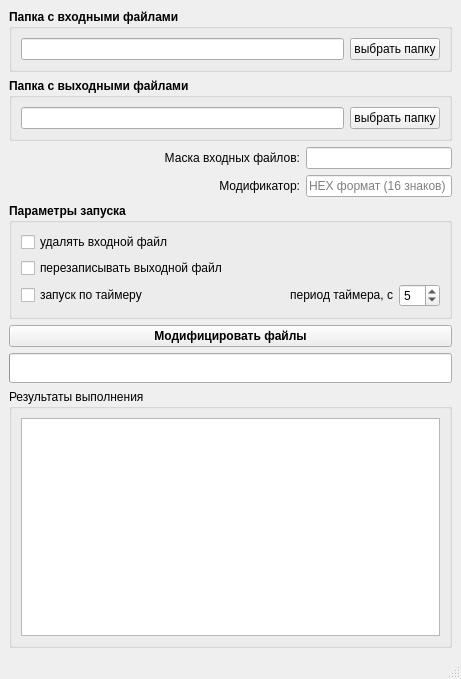
<?xml version="1.0" encoding="UTF-8"?>
<ui version="4.0">
 <class>MainWindow</class>
 <widget class="QMainWindow" name="MainWindow">
  <property name="geometry">
   <rect>
    <x>0</x>
    <y>0</y>
    <width>461</width>
    <height>679</height>
   </rect>
  </property>
  <property name="windowTitle">
   <string>MainWindow</string>
  </property>
  <widget class="QWidget" name="centralwidget">
   <layout class="QVBoxLayout" name="verticalLayout_2">
    <item>
     <layout class="QVBoxLayout" name="verticalLayout" stretch="10,10,20,20,10,12,50">
      <item>
       <widget class="QGroupBox" name="gb_input_path">
        <property name="font">
         <font>
          <bold>true</bold>
         </font>
        </property>
        <property name="title">
         <string>Папка с входными файлами</string>
        </property>
        <layout class="QHBoxLayout" name="horizontalLayout">
         <item>
          <widget class="QLineEdit" name="le_input_dir">
           <property name="enabled">
            <bool>true</bool>
           </property>
           <property name="font">
            <font>
             <bold>false</bold>
            </font>
           </property>
           <property name="readOnly">
            <bool>false</bool>
           </property>
          </widget>
         </item>
         <item>
          <widget class="QPushButton" name="pb_browse_input">
           <property name="sizePolicy">
            <sizepolicy hsizetype="Preferred" vsizetype="Fixed">
             <horstretch>0</horstretch>
             <verstretch>0</verstretch>
            </sizepolicy>
           </property>
           <property name="font">
            <font>
             <bold>false</bold>
            </font>
           </property>
           <property name="text">
            <string>выбрать папку</string>
           </property>
          </widget>
         </item>
        </layout>
       </widget>
      </item>
      <item>
       <widget class="QGroupBox" name="gb_output_path">
        <property name="font">
         <font>
          <bold>true</bold>
         </font>
        </property>
        <property name="title">
         <string>Папка с выходными файлами</string>
        </property>
        <layout class="QHBoxLayout" name="horizontalLayout_2">
         <item>
          <widget class="QLineEdit" name="le_output_path">
           <property name="enabled">
            <bool>true</bool>
           </property>
           <property name="font">
            <font>
             <bold>false</bold>
            </font>
           </property>
           <property name="readOnly">
            <bool>false</bool>
           </property>
          </widget>
         </item>
         <item>
          <widget class="QPushButton" name="pb_browse_output">
           <property name="sizePolicy">
            <sizepolicy hsizetype="Preferred" vsizetype="Fixed">
             <horstretch>0</horstretch>
             <verstretch>0</verstretch>
            </sizepolicy>
           </property>
           <property name="font">
            <font>
             <bold>false</bold>
            </font>
           </property>
           <property name="text">
            <string>выбрать папку</string>
           </property>
          </widget>
         </item>
        </layout>
       </widget>
      </item>
      <item>
       <layout class="QGridLayout" name="gridLayout" columnstretch="2,1">
        <item row="0" column="0">
         <widget class="QLabel" name="lbl_input_mask">
          <property name="text">
           <string>Маска входных файлов:</string>
          </property>
          <property name="alignment">
           <set>Qt::AlignmentFlag::AlignRight|Qt::AlignmentFlag::AlignTrailing|Qt::AlignmentFlag::AlignVCenter</set>
          </property>
         </widget>
        </item>
        <item row="1" column="0">
         <widget class="QLabel" name="lbl_modifier">
          <property name="text">
           <string>Модификатор:</string>
          </property>
          <property name="alignment">
           <set>Qt::AlignmentFlag::AlignRight|Qt::AlignmentFlag::AlignTrailing|Qt::AlignmentFlag::AlignVCenter</set>
          </property>
         </widget>
        </item>
        <item row="0" column="1">
         <widget class="QLineEdit" name="le_input_mask">
          <property name="sizePolicy">
           <sizepolicy hsizetype="Preferred" vsizetype="Fixed">
            <horstretch>0</horstretch>
            <verstretch>0</verstretch>
           </sizepolicy>
          </property>
         </widget>
        </item>
        <item row="1" column="1">
         <widget class="QLineEdit" name="le_modifier">
          <property name="sizePolicy">
           <sizepolicy hsizetype="Preferred" vsizetype="Fixed">
            <horstretch>0</horstretch>
            <verstretch>0</verstretch>
           </sizepolicy>
          </property>
          <property name="inputMask">
           <string/>
          </property>
          <property name="maxLength">
           <number>16</number>
          </property>
          <property name="placeholderText">
           <string>HEX формат (16 знаков)</string>
          </property>
         </widget>
        </item>
       </layout>
      </item>
      <item>
       <widget class="QGroupBox" name="gb_launch_par">
        <property name="font">
         <font>
          <bold>true</bold>
         </font>
        </property>
        <property name="title">
         <string>Параметры запуска</string>
        </property>
        <layout class="QGridLayout" name="gridLayout_2">
         <item row="1" column="0">
          <widget class="QCheckBox" name="cbx_overwrite">
           <property name="font">
            <font>
             <bold>false</bold>
            </font>
           </property>
           <property name="text">
            <string>перезаписывать выходной файл</string>
           </property>
          </widget>
         </item>
         <item row="2" column="0">
          <widget class="QCheckBox" name="cbx_timer">
           <property name="font">
            <font>
             <bold>false</bold>
            </font>
           </property>
           <property name="text">
            <string>запуск по таймеру</string>
           </property>
          </widget>
         </item>
         <item row="0" column="0">
          <widget class="QCheckBox" name="cbx_delete">
           <property name="font">
            <font>
             <bold>false</bold>
            </font>
           </property>
           <property name="text">
            <string>удалять входной файл</string>
           </property>
          </widget>
         </item>
         <item row="2" column="2">
          <widget class="QSpinBox" name="sbx_timer_period">
           <property name="sizePolicy">
            <sizepolicy hsizetype="Preferred" vsizetype="Fixed">
             <horstretch>0</horstretch>
             <verstretch>0</verstretch>
            </sizepolicy>
           </property>
           <property name="font">
            <font>
             <bold>false</bold>
            </font>
           </property>
           <property name="value">
            <number>5</number>
           </property>
          </widget>
         </item>
         <item row="2" column="1">
          <widget class="QLabel" name="lbl_timer_period">
           <property name="sizePolicy">
            <sizepolicy hsizetype="Expanding" vsizetype="Fixed">
             <horstretch>0</horstretch>
             <verstretch>0</verstretch>
            </sizepolicy>
           </property>
           <property name="font">
            <font>
             <bold>false</bold>
            </font>
           </property>
           <property name="text">
            <string>период таймера, с</string>
           </property>
           <property name="alignment">
            <set>Qt::AlignmentFlag::AlignRight|Qt::AlignmentFlag::AlignTrailing|Qt::AlignmentFlag::AlignVCenter</set>
           </property>
          </widget>
         </item>
        </layout>
       </widget>
      </item>
      <item>
       <widget class="QPushButton" name="pb_modificate">
        <property name="font">
         <font>
          <bold>true</bold>
         </font>
        </property>
        <property name="text">
         <string>Модифицировать файлы</string>
        </property>
       </widget>
      </item>
      <item>
       <widget class="QProgressBar" name="pb_progress">
        <property name="sizePolicy">
         <sizepolicy hsizetype="Expanding" vsizetype="Fixed">
          <horstretch>0</horstretch>
          <verstretch>0</verstretch>
         </sizepolicy>
        </property>
        <property name="minimumSize">
         <size>
          <width>0</width>
          <height>30</height>
         </size>
        </property>
        <property name="baseSize">
         <size>
          <width>0</width>
          <height>30</height>
         </size>
        </property>
        <property name="value">
         <number>0</number>
        </property>
        <property name="alignment">
         <set>Qt::AlignmentFlag::AlignCenter</set>
        </property>
        <property name="textVisible">
         <bool>true</bool>
        </property>
        <property name="orientation">
         <enum>Qt::Orientation::Horizontal</enum>
        </property>
        <property name="invertedAppearance">
         <bool>false</bool>
        </property>
        <property name="textDirection">
         <enum>QProgressBar::Direction::BottomToTop</enum>
        </property>
        <property name="format">
         <string/>
        </property>
       </widget>
      </item>
      <item>
       <widget class="QGroupBox" name="gb_results">
        <property name="sizePolicy">
         <sizepolicy hsizetype="Expanding" vsizetype="Expanding">
          <horstretch>0</horstretch>
          <verstretch>0</verstretch>
         </sizepolicy>
        </property>
        <property name="title">
         <string>Результаты выполнения</string>
        </property>
        <layout class="QVBoxLayout" name="verticalLayout_3">
         <item>
          <widget class="QListWidget" name="lst_status">
           <property name="sizePolicy">
            <sizepolicy hsizetype="Expanding" vsizetype="Expanding">
             <horstretch>0</horstretch>
             <verstretch>0</verstretch>
            </sizepolicy>
           </property>
          </widget>
         </item>
        </layout>
       </widget>
      </item>
     </layout>
    </item>
   </layout>
  </widget>
  <widget class="QMenuBar" name="menubar">
   <property name="geometry">
    <rect>
     <x>0</x>
     <y>0</y>
     <width>461</width>
     <height>22</height>
    </rect>
   </property>
  </widget>
  <widget class="QStatusBar" name="statusbar"/>
 </widget>
 <tabstops>
  <tabstop>le_input_dir</tabstop>
  <tabstop>pb_browse_input</tabstop>
  <tabstop>le_output_path</tabstop>
  <tabstop>pb_browse_output</tabstop>
  <tabstop>le_input_mask</tabstop>
  <tabstop>le_modifier</tabstop>
  <tabstop>cbx_delete</tabstop>
  <tabstop>cbx_overwrite</tabstop>
  <tabstop>cbx_timer</tabstop>
  <tabstop>sbx_timer_period</tabstop>
  <tabstop>pb_modificate</tabstop>
  <tabstop>lst_status</tabstop>
 </tabstops>
 <resources/>
 <connections/>
</ui>
